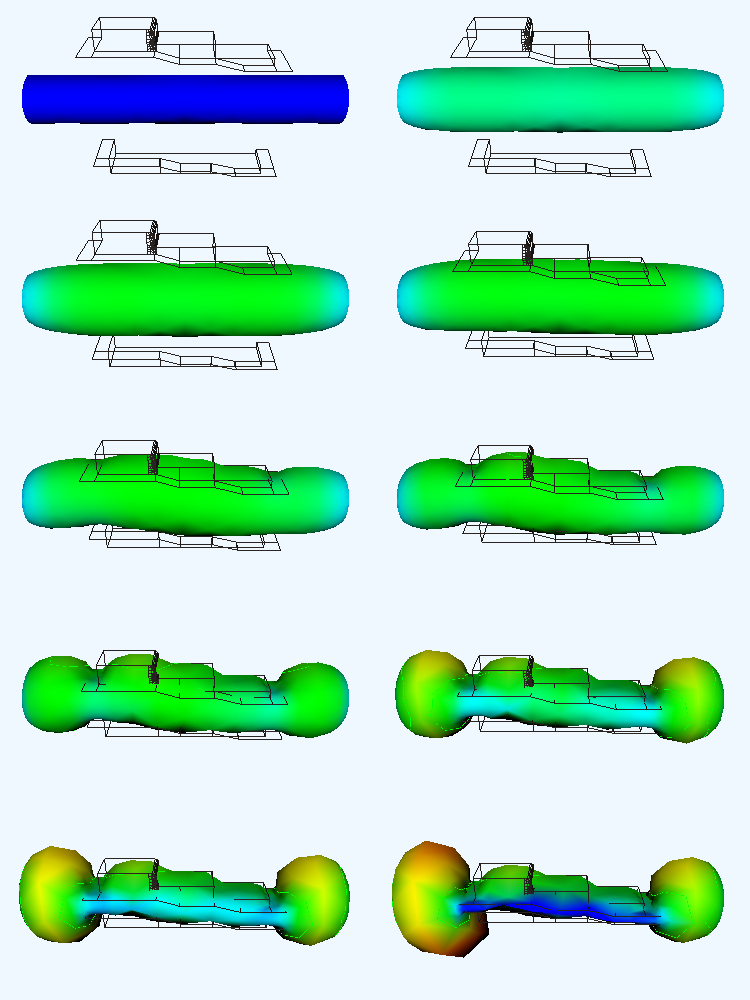

This chart was generated by the following Python code:
#!/usr/bin/env python

# Blow-molding simulation showing ten time steps of parison deformation.

import os
from pathlib import Path

# Factory overrides: importing these modules registers the OpenGL rendering
# and interaction style implementations for vtkRenderingCore factory classes.
import vtkmodules.vtkInteractionStyle  # noqa: F401
import vtkmodules.vtkRenderingOpenGL2  # noqa: F401

# VTK pipeline classes used in this example
from vtkmodules.vtkCommonCore import vtkLookupTable
from vtkmodules.vtkFiltersCore import (
    vtkConnectivityFilter,
    vtkContourFilter,
    vtkPolyDataNormals,
)
from vtkmodules.vtkFiltersGeneral import vtkWarpVector
from vtkmodules.vtkFiltersGeometry import vtkGeometryFilter
from vtkmodules.vtkIOLegacy import vtkDataSetReader
from vtkmodules.vtkRenderingCore import (
    vtkActor,
    vtkDataSetMapper,
    vtkPolyDataMapper,
    vtkRenderWindow,
    vtkRenderWindowInteractor,
    vtkRenderer,
)

# Colors (normalized RGB)
ivory_black = (0.161, 0.141, 0.129)
alice_blue = (0.941, 0.973, 1.000)

# Data file
data_dir = Path(os.environ.get("VPE_DATA_DIR", Path(__file__).parent))
file_name = str(data_dir / "blow.vtk")

# Lookup table: color the parison by thickness
lut = vtkLookupTable()
lut.SetHueRange(0.0, 0.66667)

# Grid layout: 2 columns x 5 rows = 10 frames
grid_cols = 2
grid_rows = 5
renderer_size_x = 750
renderer_size_y = 400
scale = 0.5

# --- Frame 0 ---
reader_0 = vtkDataSetReader()
reader_0.SetFileName(file_name)
reader_0.SetScalarsName("thickness0")
reader_0.SetVectorsName("displacement0")
reader_0.Update()

warp_0 = vtkWarpVector()
warp_0.SetInputData(reader_0.GetUnstructuredGridOutput())

mold_connect_0 = vtkConnectivityFilter()
mold_connect_0.SetInputConnection(warp_0.GetOutputPort())
mold_connect_0.SetExtractionModeToSpecifiedRegions()
mold_connect_0.AddSpecifiedRegion(0)
mold_connect_0.AddSpecifiedRegion(1)

mold_geom_0 = vtkGeometryFilter()
mold_geom_0.SetInputConnection(mold_connect_0.GetOutputPort())

mold_mapper_0 = vtkDataSetMapper()
mold_mapper_0.SetInputConnection(mold_geom_0.GetOutputPort())
mold_mapper_0.ScalarVisibilityOff()

mold_actor_0 = vtkActor()
mold_actor_0.SetMapper(mold_mapper_0)
mold_actor_0.GetProperty().SetColor(ivory_black)
mold_actor_0.GetProperty().SetRepresentationToWireframe()

parison_connect_0 = vtkConnectivityFilter()
parison_connect_0.SetInputConnection(warp_0.GetOutputPort())
parison_connect_0.SetExtractionModeToSpecifiedRegions()
parison_connect_0.AddSpecifiedRegion(2)

parison_geom_0 = vtkGeometryFilter()
parison_geom_0.SetInputConnection(parison_connect_0.GetOutputPort())

parison_normals_0 = vtkPolyDataNormals()
parison_normals_0.SetInputConnection(parison_geom_0.GetOutputPort())
parison_normals_0.SetFeatureAngle(60)

parison_mapper_0 = vtkPolyDataMapper()
parison_mapper_0.SetInputConnection(parison_normals_0.GetOutputPort())
parison_mapper_0.SetLookupTable(lut)
parison_mapper_0.SetScalarRange(0.12, 1.0)

parison_actor_0 = vtkActor()
parison_actor_0.SetMapper(parison_mapper_0)

contour_0 = vtkContourFilter()
contour_0.SetInputConnection(parison_connect_0.GetOutputPort())
contour_0.SetValue(0, 0.5)

contour_mapper_0 = vtkPolyDataMapper()
contour_mapper_0.SetInputConnection(contour_0.GetOutputPort())

contour_actor_0 = vtkActor()
contour_actor_0.SetMapper(contour_mapper_0)

ren_0 = vtkRenderer()
ren_0.AddActor(mold_actor_0)
ren_0.AddActor(parison_actor_0)
ren_0.AddActor(contour_actor_0)
ren_0.SetBackground(alice_blue)
ren_0.GetActiveCamera().SetPosition(50.973277, 12.298821, 29.102547)
ren_0.GetActiveCamera().SetFocalPoint(0.141547, 12.298821, -0.245166)
ren_0.GetActiveCamera().SetViewUp(-0.500000, 0.000000, 0.866025)
ren_0.GetActiveCamera().SetClippingRange(36.640827, 78.614680)
ren_0.SetViewport(0.0, 0.8, 0.5, 1.0)

# --- Frame 1 ---
reader_1 = vtkDataSetReader()
reader_1.SetFileName(file_name)
reader_1.SetScalarsName("thickness1")
reader_1.SetVectorsName("displacement1")
reader_1.Update()

warp_1 = vtkWarpVector()
warp_1.SetInputData(reader_1.GetUnstructuredGridOutput())

mold_connect_1 = vtkConnectivityFilter()
mold_connect_1.SetInputConnection(warp_1.GetOutputPort())
mold_connect_1.SetExtractionModeToSpecifiedRegions()
mold_connect_1.AddSpecifiedRegion(0)
mold_connect_1.AddSpecifiedRegion(1)

mold_geom_1 = vtkGeometryFilter()
mold_geom_1.SetInputConnection(mold_connect_1.GetOutputPort())

mold_mapper_1 = vtkDataSetMapper()
mold_mapper_1.SetInputConnection(mold_geom_1.GetOutputPort())
mold_mapper_1.ScalarVisibilityOff()

mold_actor_1 = vtkActor()
mold_actor_1.SetMapper(mold_mapper_1)
mold_actor_1.GetProperty().SetColor(ivory_black)
mold_actor_1.GetProperty().SetRepresentationToWireframe()

parison_connect_1 = vtkConnectivityFilter()
parison_connect_1.SetInputConnection(warp_1.GetOutputPort())
parison_connect_1.SetExtractionModeToSpecifiedRegions()
parison_connect_1.AddSpecifiedRegion(2)

parison_geom_1 = vtkGeometryFilter()
parison_geom_1.SetInputConnection(parison_connect_1.GetOutputPort())

parison_normals_1 = vtkPolyDataNormals()
parison_normals_1.SetInputConnection(parison_geom_1.GetOutputPort())
parison_normals_1.SetFeatureAngle(60)

parison_mapper_1 = vtkPolyDataMapper()
parison_mapper_1.SetInputConnection(parison_normals_1.GetOutputPort())
parison_mapper_1.SetLookupTable(lut)
parison_mapper_1.SetScalarRange(0.12, 1.0)

parison_actor_1 = vtkActor()
parison_actor_1.SetMapper(parison_mapper_1)

contour_1 = vtkContourFilter()
contour_1.SetInputConnection(parison_connect_1.GetOutputPort())
contour_1.SetValue(0, 0.5)

contour_mapper_1 = vtkPolyDataMapper()
contour_mapper_1.SetInputConnection(contour_1.GetOutputPort())

contour_actor_1 = vtkActor()
contour_actor_1.SetMapper(contour_mapper_1)

ren_1 = vtkRenderer()
ren_1.AddActor(mold_actor_1)
ren_1.AddActor(parison_actor_1)
ren_1.AddActor(contour_actor_1)
ren_1.SetBackground(alice_blue)
ren_1.GetActiveCamera().SetPosition(50.973277, 12.298821, 29.102547)
ren_1.GetActiveCamera().SetFocalPoint(0.141547, 12.298821, -0.245166)
ren_1.GetActiveCamera().SetViewUp(-0.500000, 0.000000, 0.866025)
ren_1.GetActiveCamera().SetClippingRange(36.640827, 78.614680)
ren_1.SetViewport(0.5, 0.8, 1.0, 1.0)

# --- Frame 2 ---
reader_2 = vtkDataSetReader()
reader_2.SetFileName(file_name)
reader_2.SetScalarsName("thickness2")
reader_2.SetVectorsName("displacement2")
reader_2.Update()

warp_2 = vtkWarpVector()
warp_2.SetInputData(reader_2.GetUnstructuredGridOutput())

mold_connect_2 = vtkConnectivityFilter()
mold_connect_2.SetInputConnection(warp_2.GetOutputPort())
mold_connect_2.SetExtractionModeToSpecifiedRegions()
mold_connect_2.AddSpecifiedRegion(0)
mold_connect_2.AddSpecifiedRegion(1)

mold_geom_2 = vtkGeometryFilter()
mold_geom_2.SetInputConnection(mold_connect_2.GetOutputPort())

mold_mapper_2 = vtkDataSetMapper()
mold_mapper_2.SetInputConnection(mold_geom_2.GetOutputPort())
mold_mapper_2.ScalarVisibilityOff()

mold_actor_2 = vtkActor()
mold_actor_2.SetMapper(mold_mapper_2)
mold_actor_2.GetProperty().SetColor(ivory_black)
mold_actor_2.GetProperty().SetRepresentationToWireframe()

parison_connect_2 = vtkConnectivityFilter()
parison_connect_2.SetInputConnection(warp_2.GetOutputPort())
parison_connect_2.SetExtractionModeToSpecifiedRegions()
parison_connect_2.AddSpecifiedRegion(2)

parison_geom_2 = vtkGeometryFilter()
parison_geom_2.SetInputConnection(parison_connect_2.GetOutputPort())

parison_normals_2 = vtkPolyDataNormals()
parison_normals_2.SetInputConnection(parison_geom_2.GetOutputPort())
parison_normals_2.SetFeatureAngle(60)

parison_mapper_2 = vtkPolyDataMapper()
parison_mapper_2.SetInputConnection(parison_normals_2.GetOutputPort())
parison_mapper_2.SetLookupTable(lut)
parison_mapper_2.SetScalarRange(0.12, 1.0)

parison_actor_2 = vtkActor()
parison_actor_2.SetMapper(parison_mapper_2)

contour_2 = vtkContourFilter()
contour_2.SetInputConnection(parison_connect_2.GetOutputPort())
contour_2.SetValue(0, 0.5)

contour_mapper_2 = vtkPolyDataMapper()
contour_mapper_2.SetInputConnection(contour_2.GetOutputPort())

contour_actor_2 = vtkActor()
contour_actor_2.SetMapper(contour_mapper_2)

ren_2 = vtkRenderer()
ren_2.AddActor(mold_actor_2)
ren_2.AddActor(parison_actor_2)
ren_2.AddActor(contour_actor_2)
ren_2.SetBackground(alice_blue)
ren_2.GetActiveCamera().SetPosition(50.973277, 12.298821, 29.102547)
ren_2.GetActiveCamera().SetFocalPoint(0.141547, 12.298821, -0.245166)
ren_2.GetActiveCamera().SetViewUp(-0.500000, 0.000000, 0.866025)
ren_2.GetActiveCamera().SetClippingRange(36.640827, 78.614680)
ren_2.SetViewport(0.0, 0.6, 0.5, 0.8)

# --- Frame 3 ---
reader_3 = vtkDataSetReader()
reader_3.SetFileName(file_name)
reader_3.SetScalarsName("thickness3")
reader_3.SetVectorsName("displacement3")
reader_3.Update()

warp_3 = vtkWarpVector()
warp_3.SetInputData(reader_3.GetUnstructuredGridOutput())

mold_connect_3 = vtkConnectivityFilter()
mold_connect_3.SetInputConnection(warp_3.GetOutputPort())
mold_connect_3.SetExtractionModeToSpecifiedRegions()
mold_connect_3.AddSpecifiedRegion(0)
mold_connect_3.AddSpecifiedRegion(1)

mold_geom_3 = vtkGeometryFilter()
mold_geom_3.SetInputConnection(mold_connect_3.GetOutputPort())

mold_mapper_3 = vtkDataSetMapper()
mold_mapper_3.SetInputConnection(mold_geom_3.GetOutputPort())
mold_mapper_3.ScalarVisibilityOff()

mold_actor_3 = vtkActor()
mold_actor_3.SetMapper(mold_mapper_3)
mold_actor_3.GetProperty().SetColor(ivory_black)
mold_actor_3.GetProperty().SetRepresentationToWireframe()

parison_connect_3 = vtkConnectivityFilter()
parison_connect_3.SetInputConnection(warp_3.GetOutputPort())
parison_connect_3.SetExtractionModeToSpecifiedRegions()
parison_connect_3.AddSpecifiedRegion(2)

parison_geom_3 = vtkGeometryFilter()
parison_geom_3.SetInputConnection(parison_connect_3.GetOutputPort())

parison_normals_3 = vtkPolyDataNormals()
parison_normals_3.SetInputConnection(parison_geom_3.GetOutputPort())
parison_normals_3.SetFeatureAngle(60)

parison_mapper_3 = vtkPolyDataMapper()
parison_mapper_3.SetInputConnection(parison_normals_3.GetOutputPort())
parison_mapper_3.SetLookupTable(lut)
parison_mapper_3.SetScalarRange(0.12, 1.0)

parison_actor_3 = vtkActor()
parison_actor_3.SetMapper(parison_mapper_3)

contour_3 = vtkContourFilter()
contour_3.SetInputConnection(parison_connect_3.GetOutputPort())
contour_3.SetValue(0, 0.5)

contour_mapper_3 = vtkPolyDataMapper()
contour_mapper_3.SetInputConnection(contour_3.GetOutputPort())

contour_actor_3 = vtkActor()
contour_actor_3.SetMapper(contour_mapper_3)

ren_3 = vtkRenderer()
ren_3.AddActor(mold_actor_3)
ren_3.AddActor(parison_actor_3)
ren_3.AddActor(contour_actor_3)
ren_3.SetBackground(alice_blue)
ren_3.GetActiveCamera().SetPosition(50.973277, 12.298821, 29.102547)
ren_3.GetActiveCamera().SetFocalPoint(0.141547, 12.298821, -0.245166)
ren_3.GetActiveCamera().SetViewUp(-0.500000, 0.000000, 0.866025)
ren_3.GetActiveCamera().SetClippingRange(36.640827, 78.614680)
ren_3.SetViewport(0.5, 0.6, 1.0, 0.8)

# --- Frame 4 ---
reader_4 = vtkDataSetReader()
reader_4.SetFileName(file_name)
reader_4.SetScalarsName("thickness4")
reader_4.SetVectorsName("displacement4")
reader_4.Update()

warp_4 = vtkWarpVector()
warp_4.SetInputData(reader_4.GetUnstructuredGridOutput())

mold_connect_4 = vtkConnectivityFilter()
mold_connect_4.SetInputConnection(warp_4.GetOutputPort())
mold_connect_4.SetExtractionModeToSpecifiedRegions()
mold_connect_4.AddSpecifiedRegion(0)
mold_connect_4.AddSpecifiedRegion(1)

mold_geom_4 = vtkGeometryFilter()
mold_geom_4.SetInputConnection(mold_connect_4.GetOutputPort())

mold_mapper_4 = vtkDataSetMapper()
mold_mapper_4.SetInputConnection(mold_geom_4.GetOutputPort())
mold_mapper_4.ScalarVisibilityOff()

mold_actor_4 = vtkActor()
mold_actor_4.SetMapper(mold_mapper_4)
mold_actor_4.GetProperty().SetColor(ivory_black)
mold_actor_4.GetProperty().SetRepresentationToWireframe()

parison_connect_4 = vtkConnectivityFilter()
parison_connect_4.SetInputConnection(warp_4.GetOutputPort())
parison_connect_4.SetExtractionModeToSpecifiedRegions()
parison_connect_4.AddSpecifiedRegion(2)

parison_geom_4 = vtkGeometryFilter()
parison_geom_4.SetInputConnection(parison_connect_4.GetOutputPort())

parison_normals_4 = vtkPolyDataNormals()
parison_normals_4.SetInputConnection(parison_geom_4.GetOutputPort())
parison_normals_4.SetFeatureAngle(60)

parison_mapper_4 = vtkPolyDataMapper()
parison_mapper_4.SetInputConnection(parison_normals_4.GetOutputPort())
parison_mapper_4.SetLookupTable(lut)
parison_mapper_4.SetScalarRange(0.12, 1.0)

parison_actor_4 = vtkActor()
parison_actor_4.SetMapper(parison_mapper_4)

contour_4 = vtkContourFilter()
contour_4.SetInputConnection(parison_connect_4.GetOutputPort())
contour_4.SetValue(0, 0.5)

contour_mapper_4 = vtkPolyDataMapper()
contour_mapper_4.SetInputConnection(contour_4.GetOutputPort())

contour_actor_4 = vtkActor()
contour_actor_4.SetMapper(contour_mapper_4)

ren_4 = vtkRenderer()
ren_4.AddActor(mold_actor_4)
ren_4.AddActor(parison_actor_4)
ren_4.AddActor(contour_actor_4)
ren_4.SetBackground(alice_blue)
ren_4.GetActiveCamera().SetPosition(50.973277, 12.298821, 29.102547)
ren_4.GetActiveCamera().SetFocalPoint(0.141547, 12.298821, -0.245166)
ren_4.GetActiveCamera().SetViewUp(-0.500000, 0.000000, 0.866025)
ren_4.GetActiveCamera().SetClippingRange(36.640827, 78.614680)
ren_4.SetViewport(0.0, 0.4, 0.5, 0.6)

# --- Frame 5 ---
reader_5 = vtkDataSetReader()
reader_5.SetFileName(file_name)
reader_5.SetScalarsName("thickness5")
reader_5.SetVectorsName("displacement5")
reader_5.Update()

warp_5 = vtkWarpVector()
warp_5.SetInputData(reader_5.GetUnstructuredGridOutput())

mold_connect_5 = vtkConnectivityFilter()
mold_connect_5.SetInputConnection(warp_5.GetOutputPort())
mold_connect_5.SetExtractionModeToSpecifiedRegions()
mold_connect_5.AddSpecifiedRegion(0)
mold_connect_5.AddSpecifiedRegion(1)

mold_geom_5 = vtkGeometryFilter()
mold_geom_5.SetInputConnection(mold_connect_5.GetOutputPort())

mold_mapper_5 = vtkDataSetMapper()
mold_mapper_5.SetInputConnection(mold_geom_5.GetOutputPort())
mold_mapper_5.ScalarVisibilityOff()

mold_actor_5 = vtkActor()
mold_actor_5.SetMapper(mold_mapper_5)
mold_actor_5.GetProperty().SetColor(ivory_black)
mold_actor_5.GetProperty().SetRepresentationToWireframe()

parison_connect_5 = vtkConnectivityFilter()
parison_connect_5.SetInputConnection(warp_5.GetOutputPort())
parison_connect_5.SetExtractionModeToSpecifiedRegions()
parison_connect_5.AddSpecifiedRegion(2)

parison_geom_5 = vtkGeometryFilter()
parison_geom_5.SetInputConnection(parison_connect_5.GetOutputPort())

parison_normals_5 = vtkPolyDataNormals()
parison_normals_5.SetInputConnection(parison_geom_5.GetOutputPort())
parison_normals_5.SetFeatureAngle(60)

parison_mapper_5 = vtkPolyDataMapper()
parison_mapper_5.SetInputConnection(parison_normals_5.GetOutputPort())
parison_mapper_5.SetLookupTable(lut)
parison_mapper_5.SetScalarRange(0.12, 1.0)

parison_actor_5 = vtkActor()
parison_actor_5.SetMapper(parison_mapper_5)

contour_5 = vtkContourFilter()
contour_5.SetInputConnection(parison_connect_5.GetOutputPort())
contour_5.SetValue(0, 0.5)

contour_mapper_5 = vtkPolyDataMapper()
contour_mapper_5.SetInputConnection(contour_5.GetOutputPort())

contour_actor_5 = vtkActor()
contour_actor_5.SetMapper(contour_mapper_5)

ren_5 = vtkRenderer()
ren_5.AddActor(mold_actor_5)
ren_5.AddActor(parison_actor_5)
ren_5.AddActor(contour_actor_5)
ren_5.SetBackground(alice_blue)
ren_5.GetActiveCamera().SetPosition(50.973277, 12.298821, 29.102547)
ren_5.GetActiveCamera().SetFocalPoint(0.141547, 12.298821, -0.245166)
ren_5.GetActiveCamera().SetViewUp(-0.500000, 0.000000, 0.866025)
ren_5.GetActiveCamera().SetClippingRange(36.640827, 78.614680)
ren_5.SetViewport(0.5, 0.4, 1.0, 0.6)

# --- Frame 6 ---
reader_6 = vtkDataSetReader()
reader_6.SetFileName(file_name)
reader_6.SetScalarsName("thickness6")
reader_6.SetVectorsName("displacement6")
reader_6.Update()

warp_6 = vtkWarpVector()
warp_6.SetInputData(reader_6.GetUnstructuredGridOutput())

mold_connect_6 = vtkConnectivityFilter()
mold_connect_6.SetInputConnection(warp_6.GetOutputPort())
mold_connect_6.SetExtractionModeToSpecifiedRegions()
mold_connect_6.AddSpecifiedRegion(0)
mold_connect_6.AddSpecifiedRegion(1)

mold_geom_6 = vtkGeometryFilter()
mold_geom_6.SetInputConnection(mold_connect_6.GetOutputPort())

mold_mapper_6 = vtkDataSetMapper()
mold_mapper_6.SetInputConnection(mold_geom_6.GetOutputPort())
mold_mapper_6.ScalarVisibilityOff()

mold_actor_6 = vtkActor()
mold_actor_6.SetMapper(mold_mapper_6)
mold_actor_6.GetProperty().SetColor(ivory_black)
mold_actor_6.GetProperty().SetRepresentationToWireframe()

parison_connect_6 = vtkConnectivityFilter()
parison_connect_6.SetInputConnection(warp_6.GetOutputPort())
parison_connect_6.SetExtractionModeToSpecifiedRegions()
parison_connect_6.AddSpecifiedRegion(2)

parison_geom_6 = vtkGeometryFilter()
parison_geom_6.SetInputConnection(parison_connect_6.GetOutputPort())

parison_normals_6 = vtkPolyDataNormals()
parison_normals_6.SetInputConnection(parison_geom_6.GetOutputPort())
parison_normals_6.SetFeatureAngle(60)

parison_mapper_6 = vtkPolyDataMapper()
parison_mapper_6.SetInputConnection(parison_normals_6.GetOutputPort())
parison_mapper_6.SetLookupTable(lut)
parison_mapper_6.SetScalarRange(0.12, 1.0)

parison_actor_6 = vtkActor()
parison_actor_6.SetMapper(parison_mapper_6)

contour_6 = vtkContourFilter()
contour_6.SetInputConnection(parison_connect_6.GetOutputPort())
contour_6.SetValue(0, 0.5)

contour_mapper_6 = vtkPolyDataMapper()
contour_mapper_6.SetInputConnection(contour_6.GetOutputPort())

contour_actor_6 = vtkActor()
contour_actor_6.SetMapper(contour_mapper_6)

ren_6 = vtkRenderer()
ren_6.AddActor(mold_actor_6)
ren_6.AddActor(parison_actor_6)
ren_6.AddActor(contour_actor_6)
ren_6.SetBackground(alice_blue)
ren_6.GetActiveCamera().SetPosition(50.973277, 12.298821, 29.102547)
ren_6.GetActiveCamera().SetFocalPoint(0.141547, 12.298821, -0.245166)
ren_6.GetActiveCamera().SetViewUp(-0.500000, 0.000000, 0.866025)
ren_6.GetActiveCamera().SetClippingRange(36.640827, 78.614680)
ren_6.SetViewport(0.0, 0.2, 0.5, 0.4)

# --- Frame 7 ---
reader_7 = vtkDataSetReader()
reader_7.SetFileName(file_name)
reader_7.SetScalarsName("thickness7")
reader_7.SetVectorsName("displacement7")
reader_7.Update()

warp_7 = vtkWarpVector()
warp_7.SetInputData(reader_7.GetUnstructuredGridOutput())

mold_connect_7 = vtkConnectivityFilter()
mold_connect_7.SetInputConnection(warp_7.GetOutputPort())
mold_connect_7.SetExtractionModeToSpecifiedRegions()
mold_connect_7.AddSpecifiedRegion(0)
mold_connect_7.AddSpecifiedRegion(1)

mold_geom_7 = vtkGeometryFilter()
mold_geom_7.SetInputConnection(mold_connect_7.GetOutputPort())

mold_mapper_7 = vtkDataSetMapper()
mold_mapper_7.SetInputConnection(mold_geom_7.GetOutputPort())
mold_mapper_7.ScalarVisibilityOff()

mold_actor_7 = vtkActor()
mold_actor_7.SetMapper(mold_mapper_7)
mold_actor_7.GetProperty().SetColor(ivory_black)
mold_actor_7.GetProperty().SetRepresentationToWireframe()

parison_connect_7 = vtkConnectivityFilter()
parison_connect_7.SetInputConnection(warp_7.GetOutputPort())
parison_connect_7.SetExtractionModeToSpecifiedRegions()
parison_connect_7.AddSpecifiedRegion(2)

parison_geom_7 = vtkGeometryFilter()
parison_geom_7.SetInputConnection(parison_connect_7.GetOutputPort())

parison_normals_7 = vtkPolyDataNormals()
parison_normals_7.SetInputConnection(parison_geom_7.GetOutputPort())
parison_normals_7.SetFeatureAngle(60)

parison_mapper_7 = vtkPolyDataMapper()
parison_mapper_7.SetInputConnection(parison_normals_7.GetOutputPort())
parison_mapper_7.SetLookupTable(lut)
parison_mapper_7.SetScalarRange(0.12, 1.0)

parison_actor_7 = vtkActor()
parison_actor_7.SetMapper(parison_mapper_7)

contour_7 = vtkContourFilter()
contour_7.SetInputConnection(parison_connect_7.GetOutputPort())
contour_7.SetValue(0, 0.5)

contour_mapper_7 = vtkPolyDataMapper()
contour_mapper_7.SetInputConnection(contour_7.GetOutputPort())

contour_actor_7 = vtkActor()
contour_actor_7.SetMapper(contour_mapper_7)

ren_7 = vtkRenderer()
ren_7.AddActor(mold_actor_7)
ren_7.AddActor(parison_actor_7)
ren_7.AddActor(contour_actor_7)
ren_7.SetBackground(alice_blue)
ren_7.GetActiveCamera().SetPosition(50.973277, 12.298821, 29.102547)
ren_7.GetActiveCamera().SetFocalPoint(0.141547, 12.298821, -0.245166)
ren_7.GetActiveCamera().SetViewUp(-0.500000, 0.000000, 0.866025)
ren_7.GetActiveCamera().SetClippingRange(36.640827, 78.614680)
ren_7.SetViewport(0.5, 0.2, 1.0, 0.4)

# --- Frame 8 ---
reader_8 = vtkDataSetReader()
reader_8.SetFileName(file_name)
reader_8.SetScalarsName("thickness8")
reader_8.SetVectorsName("displacement8")
reader_8.Update()

warp_8 = vtkWarpVector()
warp_8.SetInputData(reader_8.GetUnstructuredGridOutput())

mold_connect_8 = vtkConnectivityFilter()
mold_connect_8.SetInputConnection(warp_8.GetOutputPort())
mold_connect_8.SetExtractionModeToSpecifiedRegions()
mold_connect_8.AddSpecifiedRegion(0)
mold_connect_8.AddSpecifiedRegion(1)

mold_geom_8 = vtkGeometryFilter()
mold_geom_8.SetInputConnection(mold_connect_8.GetOutputPort())

mold_mapper_8 = vtkDataSetMapper()
mold_mapper_8.SetInputConnection(mold_geom_8.GetOutputPort())
mold_mapper_8.ScalarVisibilityOff()

mold_actor_8 = vtkActor()
mold_actor_8.SetMapper(mold_mapper_8)
mold_actor_8.GetProperty().SetColor(ivory_black)
mold_actor_8.GetProperty().SetRepresentationToWireframe()

parison_connect_8 = vtkConnectivityFilter()
parison_connect_8.SetInputConnection(warp_8.GetOutputPort())
parison_connect_8.SetExtractionModeToSpecifiedRegions()
parison_connect_8.AddSpecifiedRegion(2)

parison_geom_8 = vtkGeometryFilter()
parison_geom_8.SetInputConnection(parison_connect_8.GetOutputPort())

parison_normals_8 = vtkPolyDataNormals()
parison_normals_8.SetInputConnection(parison_geom_8.GetOutputPort())
parison_normals_8.SetFeatureAngle(60)

parison_mapper_8 = vtkPolyDataMapper()
parison_mapper_8.SetInputConnection(parison_normals_8.GetOutputPort())
parison_mapper_8.SetLookupTable(lut)
parison_mapper_8.SetScalarRange(0.12, 1.0)

parison_actor_8 = vtkActor()
parison_actor_8.SetMapper(parison_mapper_8)

contour_8 = vtkContourFilter()
contour_8.SetInputConnection(parison_connect_8.GetOutputPort())
contour_8.SetValue(0, 0.5)

contour_mapper_8 = vtkPolyDataMapper()
contour_mapper_8.SetInputConnection(contour_8.GetOutputPort())

contour_actor_8 = vtkActor()
contour_actor_8.SetMapper(contour_mapper_8)

ren_8 = vtkRenderer()
ren_8.AddActor(mold_actor_8)
ren_8.AddActor(parison_actor_8)
ren_8.AddActor(contour_actor_8)
ren_8.SetBackground(alice_blue)
ren_8.GetActiveCamera().SetPosition(50.973277, 12.298821, 29.102547)
ren_8.GetActiveCamera().SetFocalPoint(0.141547, 12.298821, -0.245166)
ren_8.GetActiveCamera().SetViewUp(-0.500000, 0.000000, 0.866025)
ren_8.GetActiveCamera().SetClippingRange(36.640827, 78.614680)
ren_8.SetViewport(0.0, 0.0, 0.5, 0.2)

# --- Frame 9 ---
reader_9 = vtkDataSetReader()
reader_9.SetFileName(file_name)
reader_9.SetScalarsName("thickness9")
reader_9.SetVectorsName("displacement9")
reader_9.Update()

warp_9 = vtkWarpVector()
warp_9.SetInputData(reader_9.GetUnstructuredGridOutput())

mold_connect_9 = vtkConnectivityFilter()
mold_connect_9.SetInputConnection(warp_9.GetOutputPort())
mold_connect_9.SetExtractionModeToSpecifiedRegions()
mold_connect_9.AddSpecifiedRegion(0)
mold_connect_9.AddSpecifiedRegion(1)

mold_geom_9 = vtkGeometryFilter()
mold_geom_9.SetInputConnection(mold_connect_9.GetOutputPort())

mold_mapper_9 = vtkDataSetMapper()
mold_mapper_9.SetInputConnection(mold_geom_9.GetOutputPort())
mold_mapper_9.ScalarVisibilityOff()

mold_actor_9 = vtkActor()
mold_actor_9.SetMapper(mold_mapper_9)
mold_actor_9.GetProperty().SetColor(ivory_black)
mold_actor_9.GetProperty().SetRepresentationToWireframe()

parison_connect_9 = vtkConnectivityFilter()
parison_connect_9.SetInputConnection(warp_9.GetOutputPort())
parison_connect_9.SetExtractionModeToSpecifiedRegions()
parison_connect_9.AddSpecifiedRegion(2)

parison_geom_9 = vtkGeometryFilter()
parison_geom_9.SetInputConnection(parison_connect_9.GetOutputPort())

parison_normals_9 = vtkPolyDataNormals()
parison_normals_9.SetInputConnection(parison_geom_9.GetOutputPort())
parison_normals_9.SetFeatureAngle(60)

parison_mapper_9 = vtkPolyDataMapper()
parison_mapper_9.SetInputConnection(parison_normals_9.GetOutputPort())
parison_mapper_9.SetLookupTable(lut)
parison_mapper_9.SetScalarRange(0.12, 1.0)

parison_actor_9 = vtkActor()
parison_actor_9.SetMapper(parison_mapper_9)

contour_9 = vtkContourFilter()
contour_9.SetInputConnection(parison_connect_9.GetOutputPort())
contour_9.SetValue(0, 0.5)

contour_mapper_9 = vtkPolyDataMapper()
contour_mapper_9.SetInputConnection(contour_9.GetOutputPort())

contour_actor_9 = vtkActor()
contour_actor_9.SetMapper(contour_mapper_9)

ren_9 = vtkRenderer()
ren_9.AddActor(mold_actor_9)
ren_9.AddActor(parison_actor_9)
ren_9.AddActor(contour_actor_9)
ren_9.SetBackground(alice_blue)
ren_9.GetActiveCamera().SetPosition(50.973277, 12.298821, 29.102547)
ren_9.GetActiveCamera().SetFocalPoint(0.141547, 12.298821, -0.245166)
ren_9.GetActiveCamera().SetViewUp(-0.500000, 0.000000, 0.866025)
ren_9.GetActiveCamera().SetClippingRange(36.640827, 78.614680)
ren_9.SetViewport(0.5, 0.0, 1.0, 0.2)

# Window: display all ten frames in a 2x5 grid
render_window = vtkRenderWindow()
render_window.AddRenderer(ren_0)
render_window.AddRenderer(ren_1)
render_window.AddRenderer(ren_2)
render_window.AddRenderer(ren_3)
render_window.AddRenderer(ren_4)
render_window.AddRenderer(ren_5)
render_window.AddRenderer(ren_6)
render_window.AddRenderer(ren_7)
render_window.AddRenderer(ren_8)
render_window.AddRenderer(ren_9)
render_window.SetWindowName("blow")
render_window.SetMultiSamples(0)
render_window.SetSize(
    int(renderer_size_x * grid_cols * scale),
    int(renderer_size_y * grid_rows * scale),
)

# Interactor: handle mouse and keyboard events
render_window_interactor = vtkRenderWindowInteractor()
render_window_interactor.SetRenderWindow(render_window)

# Launch the interactive visualization
render_window_interactor.Initialize()
render_window_interactor.Start()
